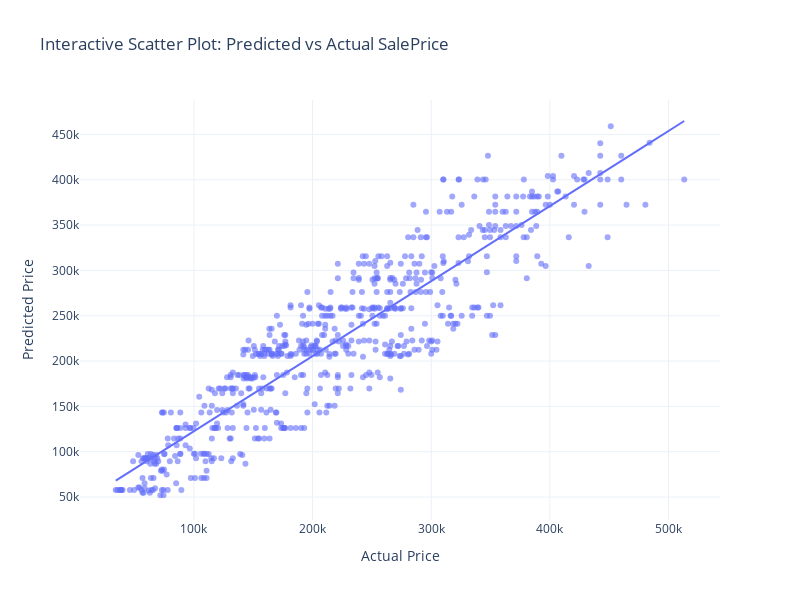

This figure's notebook cell:
### Code cell
import plotly.express as px
# Load data
df_result = pd.read_csv('/Users/fikrimaulana/Desktop/Predicted_vs_Actual_Price.csv')

# Plot interaktif
fig = px.scatter(
    df_result,
    x='Actual Price',
    y='Predicted Price',
    title='Interactive Scatter Plot: Predicted vs Actual SalePrice',
    labels={'Actual': 'Actual Price', 'Predicted': 'Predicted Price'},
    opacity=0.6,
    trendline='ols',
    template='plotly_white'
)

fig.update_layout(
    width=800,
    height=600,
    showlegend=False
)

fig.show()

### Figure 1 — Plotly figure (JSON) as saved in the notebook; plotly's stock layout.template omitted (floating-point values rounded to 4 significant figures; data arrays with more than 128 entries replaced by an {"elided": "..."} marker saying what was removed)
{"data": [{"hovertemplate": "Actual Price=%{x}<br>Predicted Price=%{y}<extra></extra>", "legendgroup": "", "marker": {"color": "#636efa", "opacity": 0.6, "symbol": "circle"}, "mode": "markers", "name": "", "orientation": "v", "showlegend": false, "type": "scatter", "x": {"elided": "653 int values"}, "xaxis": "x", "y": {"elided": "653 float values"}, "yaxis": "y"}, {"hovertemplate": "<b>OLS trendline</b><br>Predicted Price = 0.828061 * Actual Price + 39817.6<br>R<sup>2</sup>=0.821522<br><br>Actual Price=%{x}<br>Predicted Price=%{y} <b>(trend)</b><extra></extra>", "legendgroup": "", "marker": {"color": "#636efa", "symbol": "circle"}, "mode": "lines", "name": "", "showlegend": false, "type": "scatter", "x": {"elided": "653 int values"}, "xaxis": "x", "y": {"elided": "653 float values"}, "yaxis": "y"}], "layout": {"height": 600, "legend": {"tracegroupgap": 0}, "showlegend": false, "title": {"text": "Interactive Scatter Plot: Predicted vs Actual SalePrice"}, "width": 800, "xaxis": {"anchor": "y", "domain": [0, 1], "title": {"text": "Actual Price"}}, "yaxis": {"anchor": "x", "domain": [0, 1], "title": {"text": "Predicted Price"}}}}
